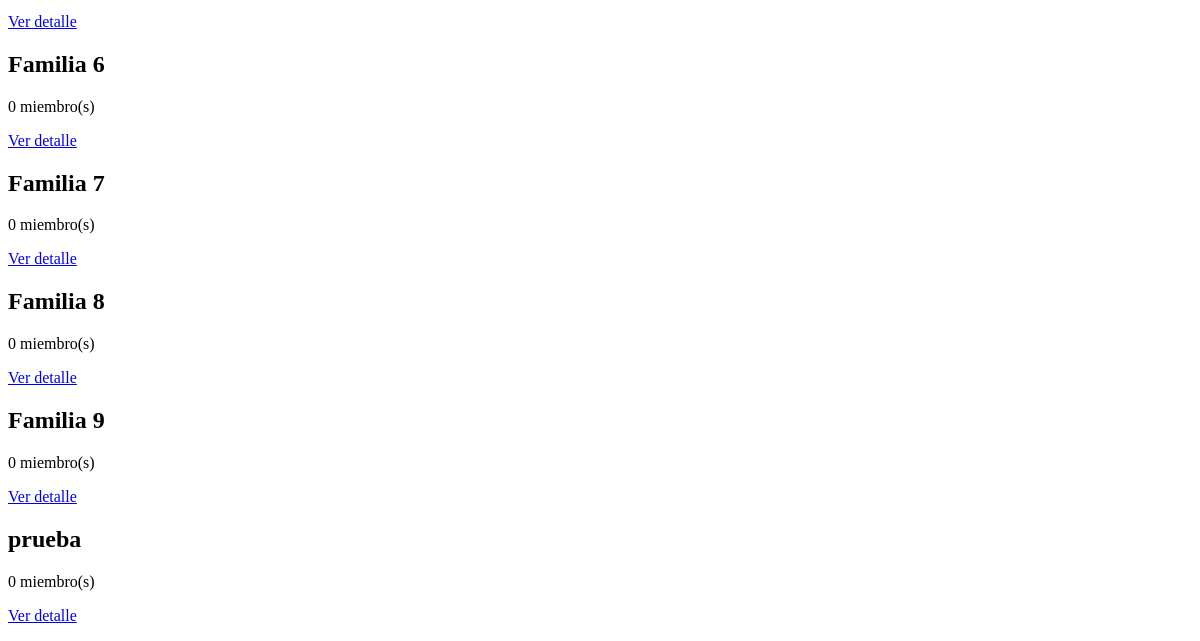
The page /families/ (lower part) on the database as committed earlier.
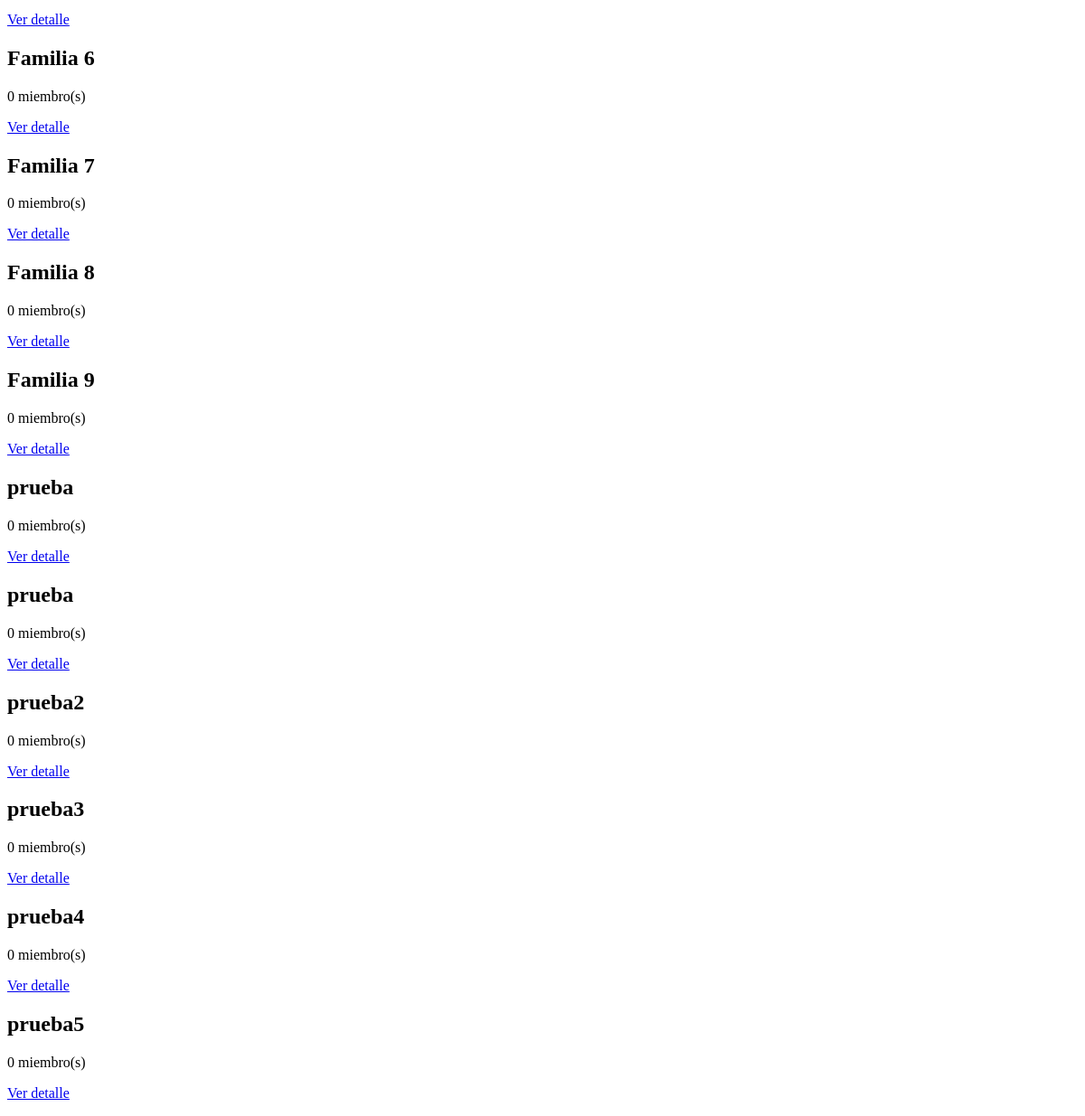
The same page on the database as committed later.
### families/models.py (models this page shows, shortened)
class Familia(models.Model):
    nombre = models.CharField(
        max_length=250,
        null=False,
        blank=True)
    pais = models.ForeignKey(
        Pais,
        on_delete=models.CASCADE,
        null=True)

### families/views.py (the view)
def index(request):
    families = Familia.objects.all()
    return render(
        request,
        'families/index.html',
        {
            'families': families
        }
    )

### families/templates/families/index.html (shortened to what this page needs)
<!DOCTYPE html>
<html>
<head>
</head>
<body>
  {% for family in families %}
    <div class="family">
      <h2>{{ family.nombre }}</h2>
      <p>{{ family.persona_set.all.count }} miembro(s)</p>
      <p><a href="{% url 'families_family_detail' family.pk %}">Ver detalle</a></p>
    </div>
  {% endfor %}
</body>
</html>

Rows that differ between the two databases and show on the page:
added Familia: nombre "prueba", persona_set.all.count "0"
added Familia: nombre "prueba2", persona_set.all.count "0"
added Familia: nombre "prueba3", persona_set.all.count "0"
added Familia: nombre "prueba4", persona_set.all.count "0"
added Familia: nombre "prueba5", persona_set.all.count "0"
